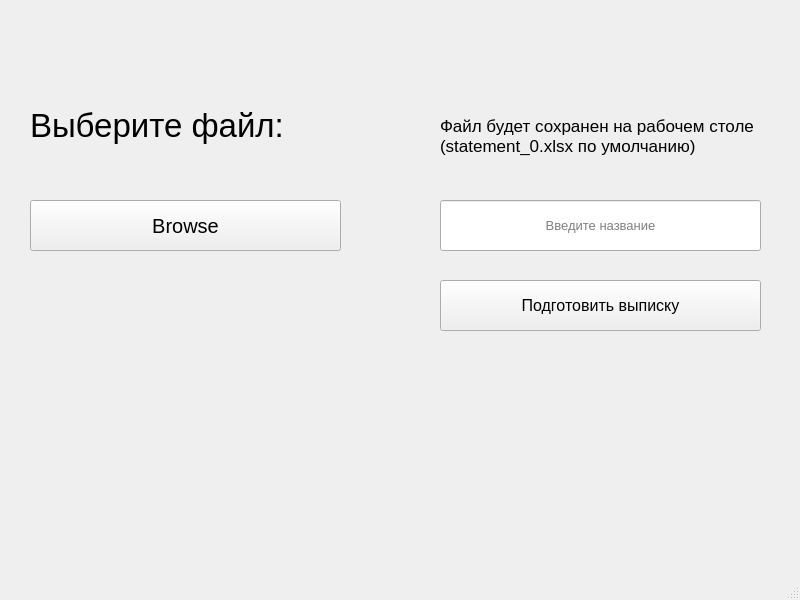
<?xml version="1.0" encoding="UTF-8"?>
<ui version="4.0">
 <class>MainWindow</class>
 <widget class="QMainWindow" name="MainWindow">
  <property name="geometry">
   <rect>
    <x>0</x>
    <y>0</y>
    <width>800</width>
    <height>600</height>
   </rect>
  </property>
  <property name="windowTitle">
   <string>MainWindow</string>
  </property>
  <property name="tabShape">
   <enum>QTabWidget::Rounded</enum>
  </property>
  <widget class="QWidget" name="centralwidget">
   <widget class="QLabel" name="label">
    <property name="geometry">
     <rect>
      <x>30</x>
      <y>80</y>
      <width>311</width>
      <height>91</height>
     </rect>
    </property>
    <property name="font">
     <font>
      <pointsize>25</pointsize>
     </font>
    </property>
    <property name="text">
     <string>Выберите файл:</string>
    </property>
   </widget>
   <widget class="QPushButton" name="pushButton">
    <property name="geometry">
     <rect>
      <x>30</x>
      <y>200</y>
      <width>311</width>
      <height>51</height>
     </rect>
    </property>
    <property name="sizePolicy">
     <sizepolicy hsizetype="Minimum" vsizetype="Fixed">
      <horstretch>1</horstretch>
      <verstretch>1</verstretch>
     </sizepolicy>
    </property>
    <property name="font">
     <font>
      <family>Segoe UI</family>
      <pointsize>15</pointsize>
      <weight>50</weight>
      <italic>false</italic>
      <bold>false</bold>
      <stylestrategy>PreferDefault</stylestrategy>
      <kerning>true</kerning>
     </font>
    </property>
    <property name="text">
     <string>Browse</string>
    </property>
   </widget>
   <widget class="QLineEdit" name="savename">
    <property name="geometry">
     <rect>
      <x>440</x>
      <y>200</y>
      <width>321</width>
      <height>51</height>
     </rect>
    </property>
    <property name="font">
     <font>
      <pointsize>10</pointsize>
     </font>
    </property>
    <property name="autoFillBackground">
     <bool>false</bool>
    </property>
    <property name="text">
     <string/>
    </property>
    <property name="frame">
     <bool>true</bool>
    </property>
    <property name="alignment">
     <set>Qt::AlignCenter</set>
    </property>
    <property name="placeholderText">
     <string>Введите название</string>
    </property>
    <property name="cursorMoveStyle">
     <enum>Qt::LogicalMoveStyle</enum>
    </property>
   </widget>
   <widget class="QLabel" name="label_2">
    <property name="geometry">
     <rect>
      <x>440</x>
      <y>90</y>
      <width>331</width>
      <height>91</height>
     </rect>
    </property>
    <property name="font">
     <font>
      <family>Segoe UI</family>
      <pointsize>13</pointsize>
     </font>
    </property>
    <property name="autoFillBackground">
     <bool>false</bool>
    </property>
    <property name="text">
     <string>Файл будет сохранен на рабочем столе   (statement_0.xlsx по умолчанию)</string>
    </property>
    <property name="textFormat">
     <enum>Qt::AutoText</enum>
    </property>
    <property name="wordWrap">
     <bool>true</bool>
    </property>
   </widget>
   <widget class="QPushButton" name="pushButton_2">
    <property name="geometry">
     <rect>
      <x>440</x>
      <y>280</y>
      <width>321</width>
      <height>51</height>
     </rect>
    </property>
    <property name="sizePolicy">
     <sizepolicy hsizetype="Fixed" vsizetype="Fixed">
      <horstretch>0</horstretch>
      <verstretch>0</verstretch>
     </sizepolicy>
    </property>
    <property name="font">
     <font>
      <family>Segoe UI</family>
      <pointsize>12</pointsize>
      <weight>50</weight>
      <bold>false</bold>
     </font>
    </property>
    <property name="text">
     <string>Подготовить выписку</string>
    </property>
    <property name="autoDefault">
     <bool>true</bool>
    </property>
    <property name="default">
     <bool>false</bool>
    </property>
    <property name="flat">
     <bool>false</bool>
    </property>
   </widget>
  </widget>
  <widget class="QMenuBar" name="menubar">
   <property name="geometry">
    <rect>
     <x>0</x>
     <y>0</y>
     <width>800</width>
     <height>26</height>
    </rect>
   </property>
  </widget>
  <widget class="QStatusBar" name="statusbar"/>
 </widget>
 <resources/>
 <connections>
  <connection>
   <sender>pushButton</sender>
   <signal>clicked()</signal>
   <receiver>savename</receiver>
   <slot>show()</slot>
   <hints>
    <hint type="sourcelabel">
     <x>301</x>
     <y>261</y>
    </hint>
    <hint type="destinationlabel">
     <x>589</x>
     <y>244</y>
    </hint>
   </hints>
  </connection>
  <connection>
   <sender>pushButton</sender>
   <signal>clicked(bool)</signal>
   <receiver>label_2</receiver>
   <slot>show()</slot>
   <hints>
    <hint type="sourcelabel">
     <x>238</x>
     <y>253</y>
    </hint>
    <hint type="destinationlabel">
     <x>465</x>
     <y>152</y>
    </hint>
   </hints>
  </connection>
  <connection>
   <sender>pushButton</sender>
   <signal>clicked()</signal>
   <receiver>pushButton_2</receiver>
   <slot>show()</slot>
   <hints>
    <hint type="sourcelabel">
     <x>269</x>
     <y>263</y>
    </hint>
    <hint type="destinationlabel">
     <x>449</x>
     <y>351</y>
    </hint>
   </hints>
  </connection>
 </connections>
</ui>
